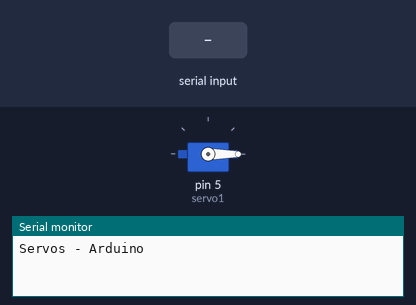
This sketch was run on a simulated Arduino Uno, built with avr-gcc and run on an emulated ATmega328P. Shown: servo, the last lines printed to the serial monitor. Inputs (shaded band) come from the test bench.

Above: at 1.2 s.
1.3 s: "90,45\n" received over Serial
At 2.2 s:
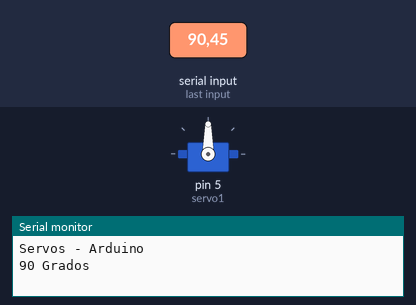
2.8 s: "200\n" received over Serial
At 4.1 s:
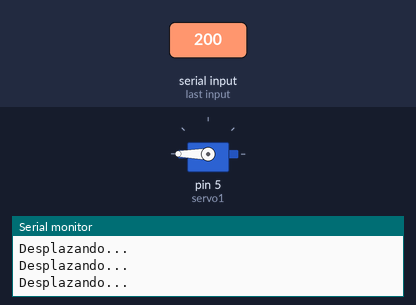
Timing chart, 0 to 5.8 s (numbered marks = the images above; inputs shaded):
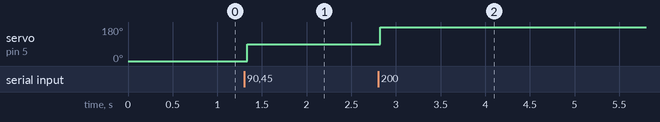

Measured:
- after the input at 1.3 s, servo on pin 5 (servo1): 0° → 90° at once
- after the input at 2.8 s, servo on pin 5 (servo1): 90° → 180° at once

The sketch:

Servo.ino
```cpp
#include <Servo.h>  //Include the Servo Library

int degree=0;
String words;
Servo servo1;   // "Servos" objects are created

void setup() {
  // put your setup code here, to run once:
  Serial.begin(9600);
  Serial.println("Servos - Arduino");
  //servo1.attach(5); //Default
  servo1.attach(5,600,2400);
  servo1.write(0);
}

void loop() {
  // put your main code here, to run repeatedly:

  while (Serial.available()) {    // Read the value sent by the Serial Port
    delay(5);
    char c  = Serial.read();     // Read the characters
    words += c;              // Convert Characters to character string
  }
  if (words.length()>0){
        degree = words.toInt();   // Convert character string to integers
        Serial.print(degree);         //Send value in Degrees
        Serial.println(" Grados");
        delay(5);
        servo1.write(degree); // Ajuste de 512 vueltas a los 360 grados
        while(servo1.read()<degree-3)
        {Serial.println("Desplazando...");}
  }

  words = "";   // Initialize the string of characters received

}
```
